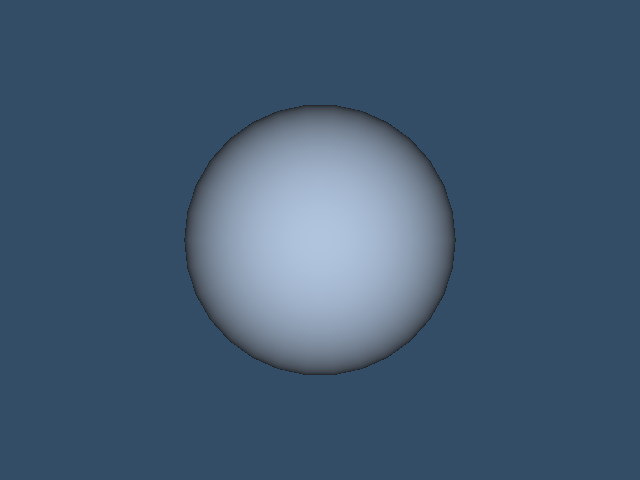

Generate this figure with Python:
#!/usr/bin/env python

# Render a sphere, capture the render window to a PostScript image
# file using vtkPostScriptWriter, then display the rendered scene.

import os
import tempfile

# Factory overrides: importing these modules registers the OpenGL rendering
# and interaction style implementations for vtkRenderingCore factory classes.
import vtkmodules.vtkInteractionStyle  # noqa: F401
import vtkmodules.vtkRenderingOpenGL2  # noqa: F401
# VTK pipeline classes used in this example
from vtkmodules.vtkFiltersSources import vtkSphereSource
from vtkmodules.vtkIOImage import vtkPostScriptWriter
from vtkmodules.vtkRenderingCore import (
    vtkActor,
    vtkPolyDataMapper,
    vtkProperty,
    vtkRenderWindow,
    vtkRenderWindowInteractor,
    vtkRenderer,
    vtkWindowToImageFilter,
)

# Colors (normalized RGB)
light_steel_blue_rgb = (0.690, 0.769, 0.871)
tomato_rgb = (1.0, 0.388, 0.278)
background_rgb = (0.200, 0.302, 0.400)

# Output path: write to a temporary file
ps_path = os.path.join(tempfile.gettempdir(), "WriteImagePostScript.ps")

# Source: generate a sphere
source = vtkSphereSource()
source.SetCenter(0, 0, 0)
source.SetRadius(5.0)
source.SetPhiResolution(30)
source.SetThetaResolution(30)

# Mapper: map polygon data to graphics primitives
mapper = vtkPolyDataMapper()
mapper.SetInputConnection(source.GetOutputPort())

# Actor: assign the mapped geometry
back_property = vtkProperty()
back_property.SetColor(tomato_rgb)

actor = vtkActor()
actor.SetMapper(mapper)
actor.GetProperty().SetColor(light_steel_blue_rgb)
actor.SetBackfaceProperty(back_property)

# Renderer: assemble the scene and configure the camera
renderer = vtkRenderer()
renderer.AddActor(actor)
renderer.SetBackground(background_rgb)

# Window: display the rendered scene
render_window = vtkRenderWindow()
render_window.AddRenderer(renderer)
render_window.SetWindowName("write image post script")
render_window.SetMultiSamples(0)
render_window.SetSize(640, 480)
render_window.Render()

# Writer: capture the render window to a PostScript file
window_to_image = vtkWindowToImageFilter()
window_to_image.SetInput(render_window)
window_to_image.SetInputBufferTypeToRGB()
window_to_image.ReadFrontBufferOff()
window_to_image.Update()

writer = vtkPostScriptWriter()
writer.SetFileName(ps_path)
writer.SetInputConnection(window_to_image.GetOutputPort())
writer.Write()
print(f"Wrote: {ps_path}")

# Interactor: handle mouse and keyboard events
render_window_interactor = vtkRenderWindowInteractor()
render_window_interactor.SetRenderWindow(render_window)

# Launch the interactive visualization
render_window_interactor.Initialize()
render_window_interactor.Start()
